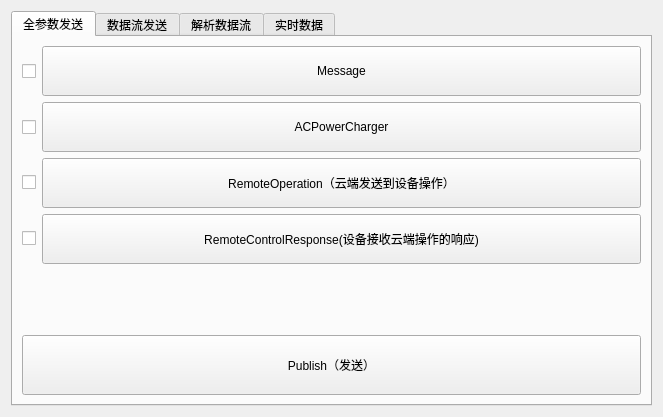
<?xml version="1.0" encoding="UTF-8"?>
<ui version="4.0">
 <class>Moni_main</class>
 <widget class="QWidget" name="Moni_main">
  <property name="geometry">
   <rect>
    <x>0</x>
    <y>0</y>
    <width>663</width>
    <height>417</height>
   </rect>
  </property>
  <property name="windowTitle">
   <string>Form</string>
  </property>
  <layout class="QGridLayout" name="gridLayout_3">
   <item row="0" column="0">
    <widget class="QTabWidget" name="tabWidget">
     <property name="currentIndex">
      <number>0</number>
     </property>
     <widget class="QWidget" name="tab">
      <attribute name="title">
       <string>全参数发送</string>
      </attribute>
      <layout class="QGridLayout" name="gridLayout_2">
       <item row="0" column="0">
        <layout class="QGridLayout" name="gridLayout">
         <item row="1" column="1">
          <widget class="QPushButton" name="pushButton_ACPowerCharger">
           <property name="sizePolicy">
            <sizepolicy hsizetype="Minimum" vsizetype="Preferred">
             <horstretch>0</horstretch>
             <verstretch>0</verstretch>
            </sizepolicy>
           </property>
           <property name="minimumSize">
            <size>
             <width>0</width>
             <height>50</height>
            </size>
           </property>
           <property name="text">
            <string>ACPowerCharger</string>
           </property>
          </widget>
         </item>
         <item row="0" column="0">
          <widget class="QCheckBox" name="checkBox_Message">
           <property name="sizePolicy">
            <sizepolicy hsizetype="Fixed" vsizetype="Preferred">
             <horstretch>0</horstretch>
             <verstretch>0</verstretch>
            </sizepolicy>
           </property>
           <property name="text">
            <string/>
           </property>
          </widget>
         </item>
         <item row="2" column="0">
          <widget class="QCheckBox" name="checkBox_RemoteOperation">
           <property name="text">
            <string/>
           </property>
          </widget>
         </item>
         <item row="0" column="1">
          <widget class="QPushButton" name="pushButton_Message">
           <property name="sizePolicy">
            <sizepolicy hsizetype="Minimum" vsizetype="Preferred">
             <horstretch>0</horstretch>
             <verstretch>0</verstretch>
            </sizepolicy>
           </property>
           <property name="minimumSize">
            <size>
             <width>0</width>
             <height>50</height>
            </size>
           </property>
           <property name="text">
            <string>Message</string>
           </property>
          </widget>
         </item>
         <item row="3" column="1">
          <widget class="QPushButton" name="pushButton_RemoteControlResponse">
           <property name="sizePolicy">
            <sizepolicy hsizetype="Minimum" vsizetype="Fixed">
             <horstretch>0</horstretch>
             <verstretch>0</verstretch>
            </sizepolicy>
           </property>
           <property name="minimumSize">
            <size>
             <width>0</width>
             <height>50</height>
            </size>
           </property>
           <property name="text">
            <string>RemoteControlResponse(设备接收云端操作的响应)</string>
           </property>
          </widget>
         </item>
         <item row="2" column="1">
          <widget class="QPushButton" name="pushButton_RemoteOperation">
           <property name="sizePolicy">
            <sizepolicy hsizetype="Minimum" vsizetype="Preferred">
             <horstretch>0</horstretch>
             <verstretch>0</verstretch>
            </sizepolicy>
           </property>
           <property name="minimumSize">
            <size>
             <width>0</width>
             <height>50</height>
            </size>
           </property>
           <property name="text">
            <string>RemoteOperation（云端发送到设备操作）</string>
           </property>
          </widget>
         </item>
         <item row="3" column="0">
          <widget class="QCheckBox" name="checkBox_RemoteControlResponse">
           <property name="sizePolicy">
            <sizepolicy hsizetype="Minimum" vsizetype="Fixed">
             <horstretch>0</horstretch>
             <verstretch>0</verstretch>
            </sizepolicy>
           </property>
           <property name="text">
            <string/>
           </property>
          </widget>
         </item>
         <item row="4" column="1">
          <spacer name="verticalSpacer">
           <property name="orientation">
            <enum>Qt::Vertical</enum>
           </property>
           <property name="sizeHint" stdset="0">
            <size>
             <width>20</width>
             <height>40</height>
            </size>
           </property>
          </spacer>
         </item>
         <item row="1" column="0">
          <widget class="QCheckBox" name="checkBox_ACPowerCharger">
           <property name="sizePolicy">
            <sizepolicy hsizetype="Minimum" vsizetype="Preferred">
             <horstretch>0</horstretch>
             <verstretch>0</verstretch>
            </sizepolicy>
           </property>
           <property name="text">
            <string/>
           </property>
          </widget>
         </item>
        </layout>
       </item>
       <item row="1" column="0">
        <widget class="QPushButton" name="pushButton">
         <property name="sizePolicy">
          <sizepolicy hsizetype="Minimum" vsizetype="Maximum">
           <horstretch>0</horstretch>
           <verstretch>0</verstretch>
          </sizepolicy>
         </property>
         <property name="minimumSize">
          <size>
           <width>0</width>
           <height>60</height>
          </size>
         </property>
         <property name="text">
          <string>Publish（发送）</string>
         </property>
        </widget>
       </item>
      </layout>
     </widget>
     <widget class="QWidget" name="tab_4">
      <attribute name="title">
       <string>数据流发送</string>
      </attribute>
      <layout class="QGridLayout" name="gridLayout_12">
       <item row="0" column="0" rowspan="2">
        <widget class="QTextEdit" name="textEdit_senddata"/>
       </item>
       <item row="0" column="1">
        <widget class="QPushButton" name="pushButton_send">
         <property name="sizePolicy">
          <sizepolicy hsizetype="Minimum" vsizetype="Preferred">
           <horstretch>0</horstretch>
           <verstretch>0</verstretch>
          </sizepolicy>
         </property>
         <property name="text">
          <string>发送</string>
         </property>
        </widget>
       </item>
       <item row="1" column="1">
        <widget class="QPushButton" name="pushButton_sendclear">
         <property name="sizePolicy">
          <sizepolicy hsizetype="Minimum" vsizetype="Preferred">
           <horstretch>0</horstretch>
           <verstretch>0</verstretch>
          </sizepolicy>
         </property>
         <property name="text">
          <string>清空数据</string>
         </property>
        </widget>
       </item>
      </layout>
     </widget>
     <widget class="QWidget" name="tab_2">
      <attribute name="title">
       <string>解析数据流</string>
      </attribute>
      <layout class="QGridLayout" name="gridLayout_4">
       <item row="0" column="0">
        <widget class="QTextEdit" name="textEdit_1">
         <property name="placeholderText">
          <string>16进制原始数据</string>
         </property>
        </widget>
       </item>
       <item row="0" column="1">
        <widget class="QPushButton" name="pushButton_data">
         <property name="sizePolicy">
          <sizepolicy hsizetype="Minimum" vsizetype="Preferred">
           <horstretch>0</horstretch>
           <verstretch>0</verstretch>
          </sizepolicy>
         </property>
         <property name="text">
          <string>解析数据</string>
         </property>
        </widget>
       </item>
       <item row="1" column="0">
        <widget class="QTextBrowser" name="textBrowser">
         <property name="placeholderText">
          <string>解析的具体数据</string>
         </property>
        </widget>
       </item>
       <item row="1" column="1">
        <widget class="QPushButton" name="pushButton_clear">
         <property name="sizePolicy">
          <sizepolicy hsizetype="Minimum" vsizetype="Preferred">
           <horstretch>0</horstretch>
           <verstretch>0</verstretch>
          </sizepolicy>
         </property>
         <property name="text">
          <string>清空数据</string>
         </property>
        </widget>
       </item>
      </layout>
     </widget>
     <widget class="QWidget" name="tab_3">
      <attribute name="title">
       <string>实时数据</string>
      </attribute>
      <layout class="QGridLayout" name="gridLayout_6">
       <item row="0" column="0">
        <layout class="QVBoxLayout" name="verticalLayout">
         <item>
          <widget class="QGroupBox" name="groupBox">
           <property name="title">
            <string>ACPowerCharger</string>
           </property>
           <layout class="QGridLayout" name="gridLayout_5">
            <item row="0" column="0">
             <widget class="QTableWidget" name="tableWidget_ACPowerCharger">
              <property name="sizePolicy">
               <sizepolicy hsizetype="Expanding" vsizetype="Preferred">
                <horstretch>0</horstretch>
                <verstretch>0</verstretch>
               </sizepolicy>
              </property>
             </widget>
            </item>
           </layout>
          </widget>
         </item>
         <item>
          <widget class="QGroupBox" name="groupBox_2">
           <property name="title">
            <string>设备基本信息</string>
           </property>
           <layout class="QGridLayout" name="gridLayout_7">
            <item row="0" column="0">
             <widget class="QTableWidget" name="tableWidget_BasicInfo">
              <property name="sizePolicy">
               <sizepolicy hsizetype="Expanding" vsizetype="Preferred">
                <horstretch>0</horstretch>
                <verstretch>0</verstretch>
               </sizepolicy>
              </property>
             </widget>
            </item>
           </layout>
          </widget>
         </item>
         <item>
          <widget class="QGroupBox" name="groupBox_3">
           <property name="title">
            <string>设备实时信息</string>
           </property>
           <layout class="QGridLayout" name="gridLayout_8">
            <item row="0" column="0">
             <widget class="QTableWidget" name="tableWidget_RealtimeInfo">
              <property name="sizePolicy">
               <sizepolicy hsizetype="Expanding" vsizetype="Preferred">
                <horstretch>0</horstretch>
                <verstretch>0</verstretch>
               </sizepolicy>
              </property>
             </widget>
            </item>
           </layout>
          </widget>
         </item>
        </layout>
       </item>
       <item row="0" column="1">
        <layout class="QVBoxLayout" name="verticalLayout_2">
         <item>
          <widget class="QGroupBox" name="groupBox_5">
           <property name="title">
            <string> 充电信息</string>
           </property>
           <layout class="QGridLayout" name="gridLayout_10">
            <item row="0" column="0">
             <widget class="QTableWidget" name="tableWidget_ServiceInfo">
              <property name="sizePolicy">
               <sizepolicy hsizetype="Expanding" vsizetype="Preferred">
                <horstretch>0</horstretch>
                <verstretch>0</verstretch>
               </sizepolicy>
              </property>
             </widget>
            </item>
           </layout>
          </widget>
         </item>
         <item>
          <widget class="QGroupBox" name="groupBox_6">
           <property name="title">
            <string>本地配置信息列表</string>
           </property>
           <layout class="QGridLayout" name="gridLayout_11">
            <item row="0" column="0">
             <widget class="QTableWidget" name="tableWidget_LocalConfiguration">
              <property name="sizePolicy">
               <sizepolicy hsizetype="Expanding" vsizetype="Preferred">
                <horstretch>0</horstretch>
                <verstretch>0</verstretch>
               </sizepolicy>
              </property>
             </widget>
            </item>
           </layout>
          </widget>
         </item>
         <item>
          <widget class="QGroupBox" name="groupBox_4">
           <property name="title">
            <string>告警</string>
           </property>
           <layout class="QGridLayout" name="gridLayout_9">
            <item row="0" column="0">
             <widget class="QTableWidget" name="tableWidget_Alarm">
              <property name="sizePolicy">
               <sizepolicy hsizetype="Expanding" vsizetype="Preferred">
                <horstretch>0</horstretch>
                <verstretch>0</verstretch>
               </sizepolicy>
              </property>
             </widget>
            </item>
           </layout>
          </widget>
         </item>
        </layout>
       </item>
      </layout>
     </widget>
    </widget>
   </item>
  </layout>
 </widget>
 <resources/>
 <connections/>
</ui>
